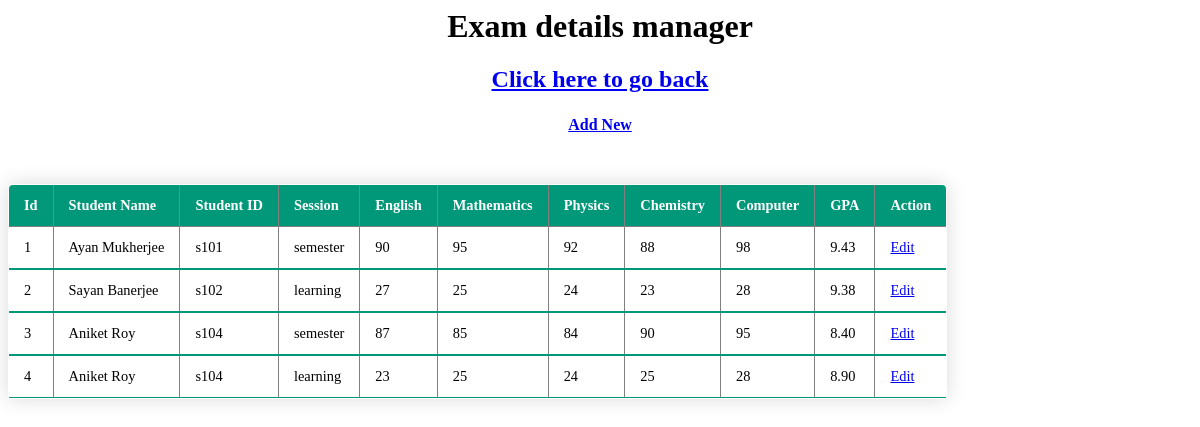
Screenshot of /admin/exam_det.php with the database file from the repository.
### tables this page shows
CREATE TABLE `feedback_exam` (
  `id` int(11) NOT NULL,
  `name` varchar(50) NOT NULL,
  `roll` varchar(10) NOT NULL,
  `session` varchar(20) NOT NULL,
  `english` int(11) NOT NULL,
  `maths` int(11) NOT NULL,
  `physics` int(11) NOT NULL,
  `chemistry` int(11) NOT NULL,
  `computer` int(11) NOT NULL,
  `gpa` decimal(11,2) NOT NULL
);

### admin/exam_det.php (the view, shortened to what this page needs)
<?php
include("connection.php");
if(!empty($_REQUEST['msg'])) {
	$msg=$_REQUEST['msg'];
}
else {
	$msg  = "";
}
?>
<html>
<head>
</head>
<body>
<h1 align="center">Exam details manager</h1>
<h2 align="center"><a href="admin_welcome.php">Click here to go back</a></h2>
<table border="0" align="center"  >
		<tr>
			<td ><strong><a href="exam_insert.php">Add New</a></strong></td>
		</tr>
		<tr>
			<td style="color:#FF0000;">&nbsp;<?php echo $msg; ?></td>
		</tr>
</table>
<table class="content-table" border="1" align="center"  >
	<thead>
		<tr>
			<td><strong>Id</strong></td>
			<td><strong>Student Name</strong></td>
			<td><strong>Student ID</strong></td>
			<td><strong>Session</strong></td>
			<td><strong>English</strong></td>
			<td><strong>Mathematics</strong></td>
			<td><strong>Physics</strong></td>
			<td><strong>Chemistry</strong></td>
			<td><strong>Computer</strong></td>
			<td><strong>GPA</strong></td>
			<td><strong>Action</strong></td>
		</tr>
</thead>
<?php
$sql="SELECT * FROM  `feedback_exam` ORDER BY  `id` ASC ";
$res=mysqli_query($con, $sql);
while($row=mysqli_fetch_array($res))
{
?>
<tbody>
 		<tr>
			<td><?php echo $row['id']; ?></td>
			<td><?php echo $row['name']; ?></td>
			<td><?php echo $row['roll']; ?></td>
			<td><?php echo $row['session']; ?></td>
			<td><?php echo $row['english']; ?></td>
			<td><?php echo $row['maths']; ?></td>
			<td><?php echo $row['physics']; ?></td>
			<td><?php echo $row['chemistry']; ?></td>
			<td><?php echo $row['computer']; ?></td>
			<td><?php echo $row['gpa']; ?></td>
			<td><a href="exam_edit.php?id=<?php echo $row['id']; ?>" > Edit</a></td>
		</tr>
</tbody>
<?php
}
?>
</table>
</body>
</html>

### admin/exam_det.php (style rules this page uses)
.content-table { margin-top:230px margin-left:400px; padding: 32px; border-collapse: collapse; margin: 25px 0; font-size: 0.9em; min-width: 400px; border-radius: 5px 5px 0 0; overflow: hidden; box-shadow: 0 0 20px rgba(0, 0, 0, 0.15); }
.content-table thead tr { background-color: #009879; color: #ffffff; text-align: left; font-weight: bold; }
.content-table th, .content-table td { padding: 12px 15px; }
.content-table tbody tr { border-bottom: 1px solid #dddddd; }
.content-table tbody tr:last-of-type { border-bottom: 2px solid #009879; }

### rows the page displays
feedback_exam: id "1", name "Ayan Mukherjee", roll "s101", session "semester", english "90", maths "95", physics "92", chemistry "88", computer "98", gpa "9.43"
feedback_exam: id "2", name "Sayan Banerjee", roll "s102", session "learning", english "27", maths "25", physics "24", chemistry "23", computer "28", gpa "9.38"
feedback_exam: id "3", name "Aniket Roy", roll "s104", session "semester", english "87", maths "85", physics "84", chemistry "90", computer "95", gpa "8.40"
feedback_exam: id "4", name "Aniket Roy", roll "s104", session "learning", english "23", maths "25", physics "24", chemistry "25", computer "28", gpa "8.90"
